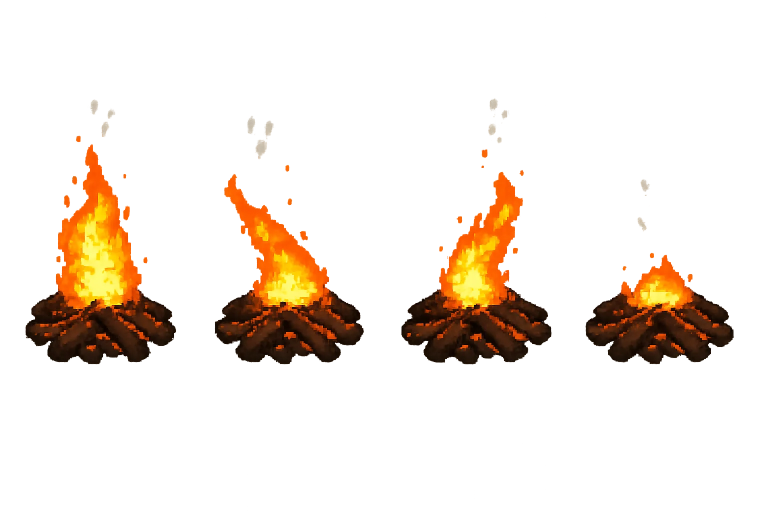
#> input picture art_sources/camp/fire_painted.webp, 1536 x 1024 px, given in place of palaceCoup.webp, which was not available (shown at 1/2 size)
$ python gen_story_art.py out
#> lines starting #> are read from the running program, lines starting #| are printed output that depends on the picture; pictures that were not available may be replaced by others from this repository, and a replacement may not be noted
"""Generate the art for the story cinematics with Codex.

Each image is a prompt plus a style reference already in the game:
  throne_hall   the palace throne hall the night of the coup (16:9 painting)
  harbor_night  Para Harbor from the cliffs at moonrise (16:9 painting)
  open_sea      open ocean, no land, a big morning sky (16:9 painting)
  ship          Khione's ship, broadside, bow to the right (on flat magenta)
  ravage_ship   a Ravage sky-ship, descending (on flat magenta)

Raw renders land in <out_dir>/<id>.png; process them with
process_story_art.py after review.

Usage:
  python scripts/art/gen_story_art.py <out_dir> [id,id,...]
"""
import argparse
import concurrent.futures as cf
import os
import re
import shutil
import subprocess
import sys

ROOT = os.path.dirname(os.path.dirname(os.path.dirname(os.path.abspath(__file__))))

RULES = "Do not write code, do not run commands, do not try to copy or save files: just generate the image, then reply with the full path of the generated image."
HEAD = "You are generating game art. Use your built-in image generation tool to create ONE image. " + RULES + "\n\n"
PAINTING = "a wide 16:9 painted scene in exactly the painterly style of the attached reference (same brushwork, same level of detail, same palette handling)"
MAGENTA = "Background: one flat, solid, pure magenta (#FF00FF) everywhere around the object, including every gap between ropes, masts and sails. No sea, no sky, no ground, no shadow, no glow or haze outside the object's own edges, no other objects, no text, no border."

ASSETS = {
    "throne_hall": {
        "ref": "public/assets/backdrops/palaceCoup.webp",
        "prompt": HEAD + "The image: " + PAINTING + """. The great throne hall of a royal palace at night, seen from the entrance looking down its whole length. A long polished marble floor, tall stone columns on both sides, long crimson banners with a gold sun emblem hanging between them, iron braziers burning orange. Cold blue moonlight falls in shafts from tall arched windows on the left through drifting smoke. At the far end, centred, a raised dais with steps and a tall gold throne. Tense, dramatic and cinematic: the night something is about to happen. The lower 40% of the picture is open, empty floor.

IMPORTANT: no people, no figures, no bodies, no text, no border, no frame."""
    },
    "harbor_night": {
        "ref": "public/assets/backdrops/cliffs.webp",
        "prompt": HEAD + "The image: " + PAINTING + """. Night, seen from high on a clifftop path looking down over a harbour town and out to sea. A large full moon is rising low over the sea, right of centre, laying a long silver path across the water; thin clouds around it are lit silver. Bottom left, at the foot of tall dark cliffs, the warm lamp-lit windows of a harbour town, a stone quay and a small lighthouse with its lamp lit. The middle and the right of the picture are open, dark, moonlit sea with nothing on it. Quiet, cold and beautiful.

IMPORTANT: no ships, no boats, no people, no birds, no text, no border, no frame."""
    },
    "open_sea": {
        "ref": "public/assets/backdrops/cliffs.webp",
        "prompt": HEAD + "The image: " + PAINTING + """. The open ocean in the morning, far from any land: a wide sea of long rolling swells under a huge bright sky full of tall white and gold clouds. The horizon is a straight line at about 55% of the picture's height. Sunlight glitters on the water in a broad band in the middle. Fresh, vast and lonely.

IMPORTANT: no land, no ships, no boats, no people, no birds, no text, no border, no frame."""
    },
    "ship": {
        "ref": "art_sources/camp/wagon_painted.webp",
        "prompt": HEAD + """The image: one sailing ship, in the richly painted style of the attached reference. A sturdy three-masted merchant ship seen exactly from the side (broadside), its bow pointing to the RIGHT. Full pale sails filled with wind, a dark weathered wooden hull with a gilded rail, a row of small lit portholes, a warm lantern hanging at the stern and another at the bow, rigging lines, and a long dark-red pennant flying from the main mast toward the left. The hull is cut off cleanly along a straight horizontal waterline at the bottom, as if it sits in the water, but no water is drawn. The whole ship fills about 85% of the picture's width.

""" + MAGENTA
    },
    "ravage_ship": {
        "ref": "public/assets/backdrops/finalBoss.webp",
        "prompt": HEAD + """The image: one colossal alien sky-ship, painted in the dark, painterly fantasy style of the attached reference (painted, not a glossy 3D render). Seen from the side and slightly below as it descends: a long, heavy, armoured hull shaped like a blade or a closed seed pod, built of overlapping plates of deep teal-black metal, ancient and scarred. Rows of small mint-green lights run along its belly, and a ring of brighter mint-green light glows under its centre. No wings, no sails, no windows, no people. Ominous and enormous. It fills about 85% of the picture's width.

""" + MAGENTA
    },
}

PATH_RE = re.compile(r"([A-Za-z]:[\\/][^`'\"\n]*?generated_images[\\/][^`'\"\n]*?\.png)")


def run(aid: str, work: str) -> str:
#> called with aid = 'throne_hall', work = 'out'
    a = ASSETS[aid]
    ref_png = os.path.join(work, "ref", os.path.basename(a["ref"]).rsplit(".", 1)[0] + ".png")
    if not os.path.exists(ref_png):
        from PIL import Image
        os.makedirs(os.path.dirname(ref_png), exist_ok=True)
        im = Image.open(os.path.join(ROOT, a["ref"])).convert("RGBA")
#> im is the input picture: PIL image 1536x1024 RGBA; mean R, G, B, A 123.2, 82.4, 40.3, 33.8
        bg = Image.new("RGBA", im.size, (255, 0, 255, 255))
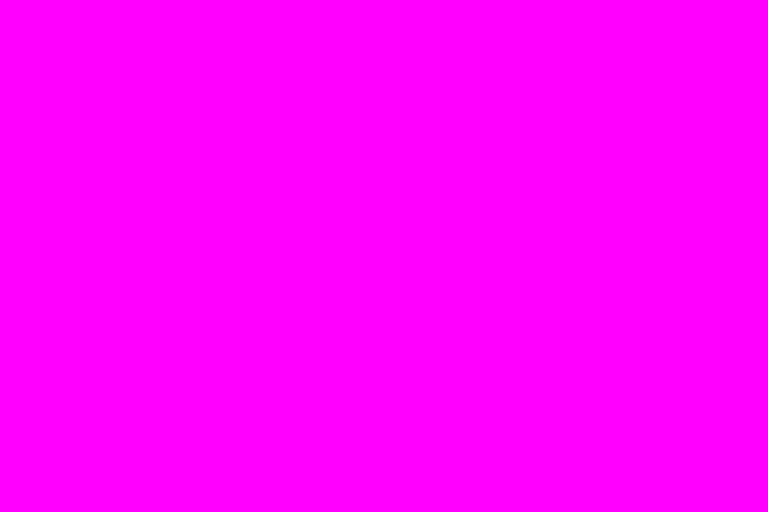
#> bg: PIL image 1536x1024 RGBA (shown at 1/2 size); mean R, G, B, A 255, 0, 255, 255
        bg.alpha_composite(im)
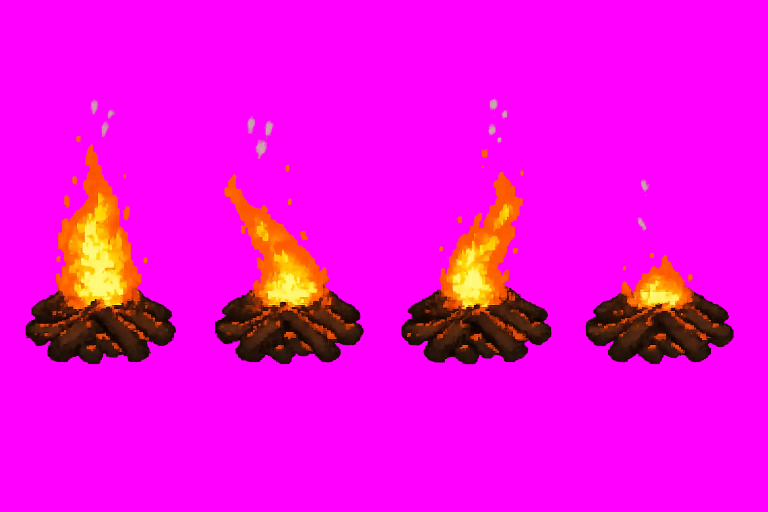
#> bg: PIL image 1536x1024 RGBA (shown at 1/2 size); mean R, G, B, A 240.4, 10.5, 223, 255
        bg.convert("RGB").save(ref_png)
    out = os.path.join(work, f"{aid}.png")
    text = ""
    for _ in range(2):
        proc = subprocess.run(
            ["codex", "exec", "--skip-git-repo-check", "-s", "read-only", "-C", work, "--image", ref_png, "-"],
            input=a["prompt"], capture_output=True, text=True, encoding="utf-8", errors="replace", timeout=900,
            shell=(os.name == "nt"),
        )
        text = (proc.stdout or "") + (proc.stderr or "")
        paths = [p for p in PATH_RE.findall(text) if os.path.exists(p)]
        if paths:
            shutil.copyfile(paths[-1], out)
            return f"{aid}: ok"
    with open(os.path.join(work, f"{aid}.log"), "w", encoding="utf-8") as f:
        f.write(text)
    return f"{aid}: FAILED (log saved)"


def main() -> int:
    ap = argparse.ArgumentParser()
    ap.add_argument("out_dir")
    ap.add_argument("ids", nargs="?", default=",".join(ASSETS))
    args = ap.parse_args()
    os.makedirs(args.out_dir, exist_ok=True)
    ids = args.ids.split(",")
    with cf.ThreadPoolExecutor(max_workers=len(ids)) as ex:
        for msg in ex.map(lambda i: run(i, args.out_dir), ids):
            print(msg, flush=True)
    return 0


if __name__ == "__main__":
    sys.exit(main())
#> (the call stopped at in run, `proc = subprocess.run( ["codex", "exec", "--skip-git-repo-check", "-s"..`: subprocess is not available in this run)

$ run again, on art_sources/camp/memorial_painted.webp
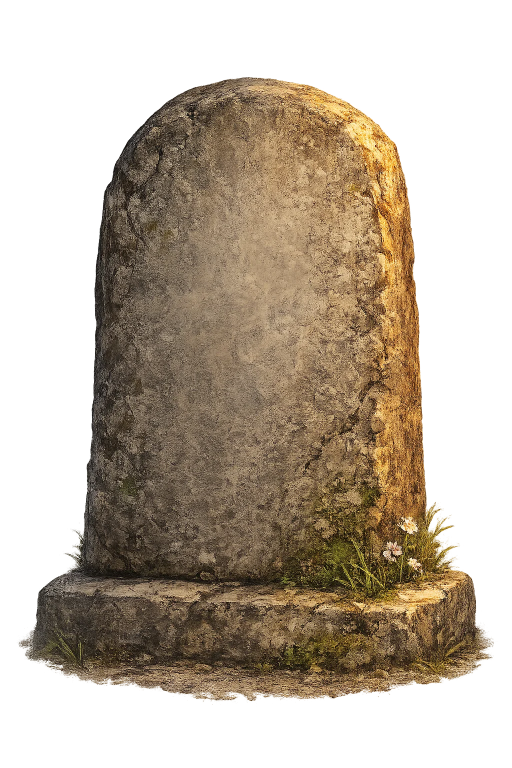
#> input picture art_sources/camp/memorial_painted.webp, 1024 x 1536 px, given in place of palaceCoup.webp, which was not available (shown at 1/2 size)
#> in run, im is the input picture: PIL image 1024x1536 RGBA; mean R, G, B, A 114, 95.6, 71.9, 131.1
#> in run, `bg.alpha_composite(im)`:
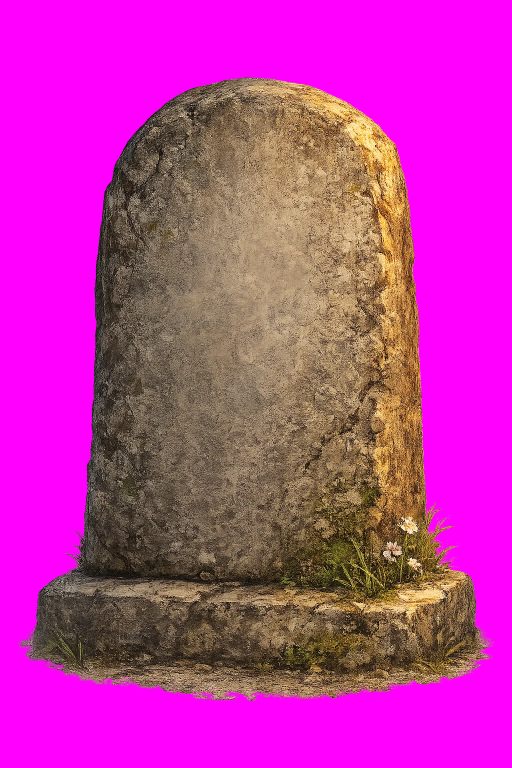
#> bg: PIL image 1024x1536 RGBA (shown at 1/2 size); mean R, G, B, A 189.5, 53.6, 162.3, 255
